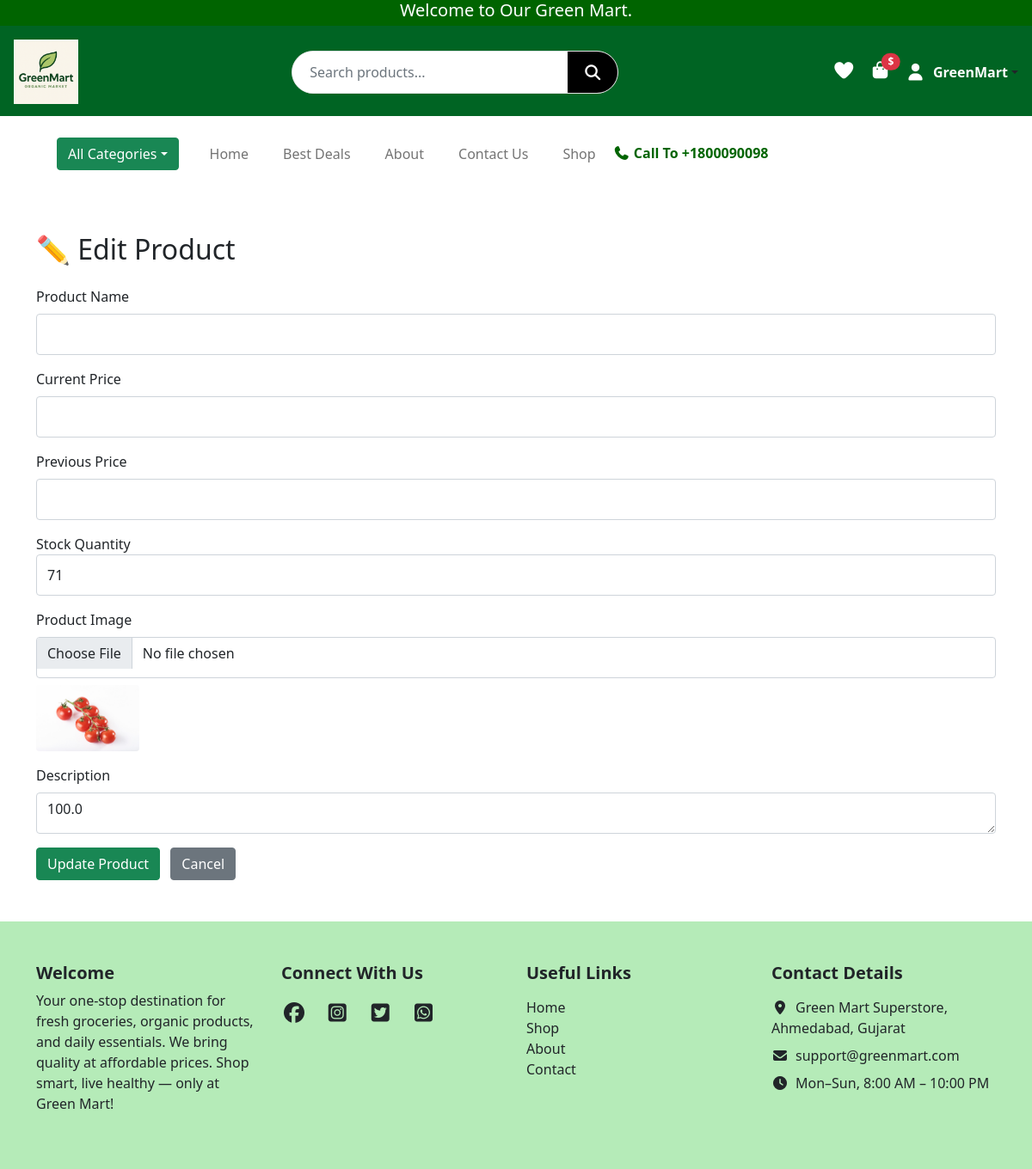
Before: /admin/products/edit/1 (signed in) with the older database file.
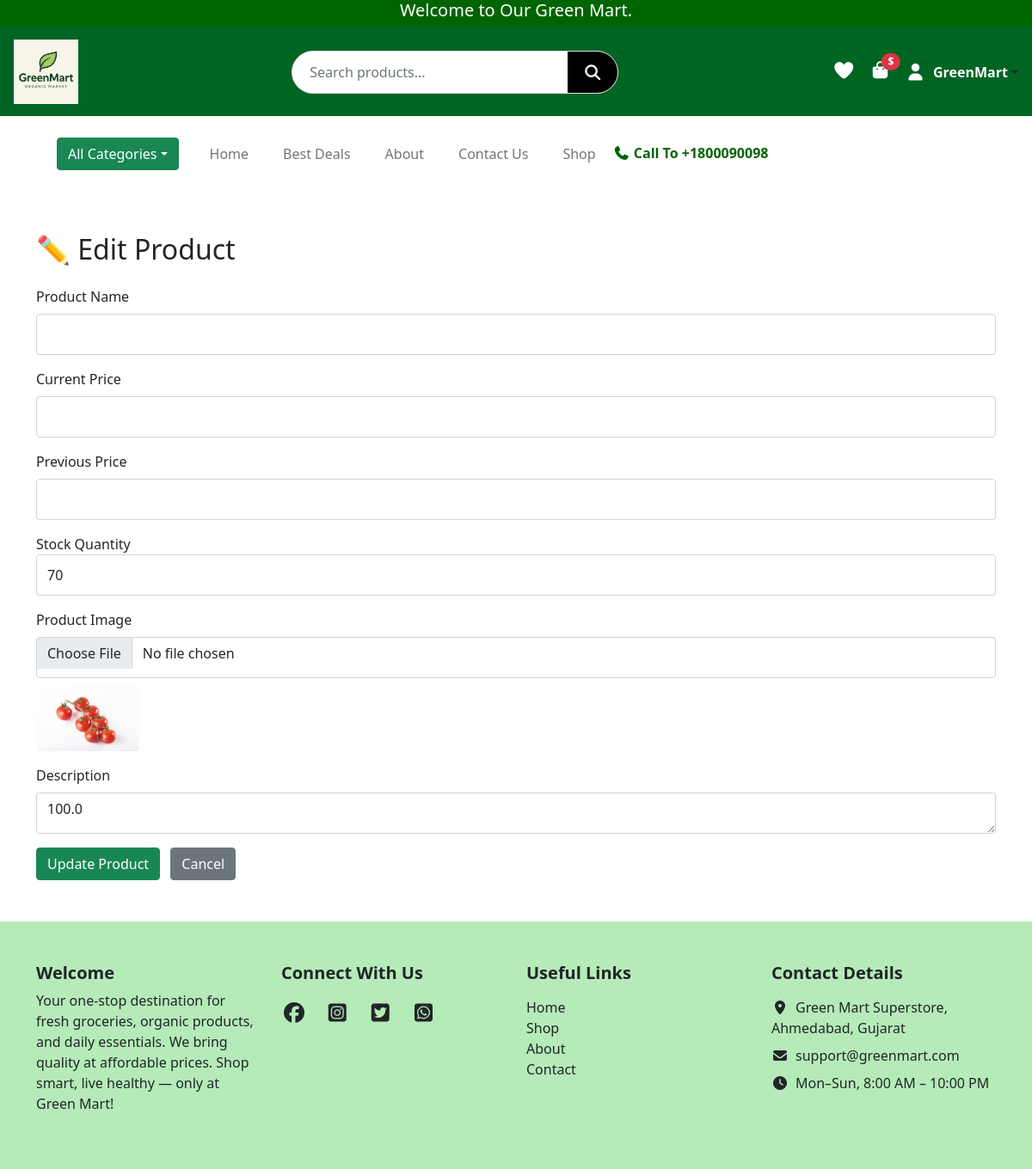
After: the same page with the newer database file.
### website/models.py (models this page shows)
class Product(db.Model):
    __tablename__ = "product"
    id          = db.Column(db.Integer, primary_key=True)
    name        = db.Column(db.String(150), nullable=False)
    price       = db.Column(db.Float, nullable=False)
    image       = db.Column(db.String(300))
    description = db.Column(db.String(500))
    stock       = db.Column(db.Integer, default=0)
    category_id = db.Column(db.Integer, db.ForeignKey("category.id"), nullable=True)

### website/admin.py (the view, shortened to what this page needs)
@admin.route("/admin/products/edit/<int:id>", methods=["GET", "POST"])
@admin_required
def edit_product(id):
    product = Product.query.get_or_404(id)
    form = ShopItemsForm(obj=product)
    login_form = LoginForm()
    signup_form = SignupForm()
    return render_template(
        "admin/edit_product.html",
        form=form,
        product=product,
        login_form=login_form,
        signup_form=signup_form,
    )

### website/forms.py
class ShopItemsForm(FlaskForm):
    product_name = StringField("Product Name", validators=[DataRequired()])
    current_price = FloatField("Current Price", validators=[DataRequired()])
    previous_price = FloatField("Previous Price")
    product_picture = FileField("Product Image")
    description = TextAreaField("Description")
    stock = IntegerField("Stock")  # <-- Add this
    submit = SubmitField("Save")

class LoginForm(FlaskForm):
    email = StringField("Email", validators=[DataRequired(), Email()])
    password = PasswordField("Password", validators=[DataRequired()])
    submit = SubmitField("Login")

### website/admin.py (called while the page is built)
def admin_required(f):
    @wraps(f)
    @login_required
    def decorated_function(*args, **kwargs):
        if current_user.role != "admin":
            flash("Admin access required!")
            return redirect(url_for("views.home"))
        return f(*args, **kwargs)
    return decorated_function

### website/templates/admin/edit_product.html (shortened to what this page needs)
{% extends "base.html" %}
{% block content %}
<div class="container py-5">
    <h2 class="mb-4">✏️ Edit Product</h2>
    <form method="POST" enctype="multipart/form-data">
        <div class="mb-3">
            {{ form.product_name.label(class="form-label") }}
            {{ form.product_name(class="form-control") }}
        </div>
        <div class="mb-3">
            {{ form.current_price.label(class="form-label") }}
            {{ form.current_price(class="form-control") }}
        </div>
        <div class="mb-3">
            {{ form.previous_price.label(class="form-label") }}
            {{ form.previous_price(class="form-control") }}
        </div>
        <div class="mb-3">
            <label>Stock Quantity</label>
            {{ form.stock(class="form-control") }}
        </div>
        <div class="mb-3">
            {{ form.product_picture.label(class="form-label") }}
            {{ form.product_picture(class="form-control") }}
            {% if product.image %}
            <img src="{{ url_for('static', filename=product.image) }}" width="120" class="mt-2 rounded">
            {% endif %}
        </div>
        <div class="mb-3">
            {{ form.description.label(class="form-label") }}
            {{ form.description(class="form-control", rows="4") }}
        </div>
        <button type="submit" class="btn btn-success">Update Product</button>
        <a href="{{ url_for('admin.manage_products') }}" class="btn btn-secondary ms-2">Cancel</a>
    </form>
</div>
{% endblock %}

Changed rows visible on the page:
changed Product: stock "71" → "70"
